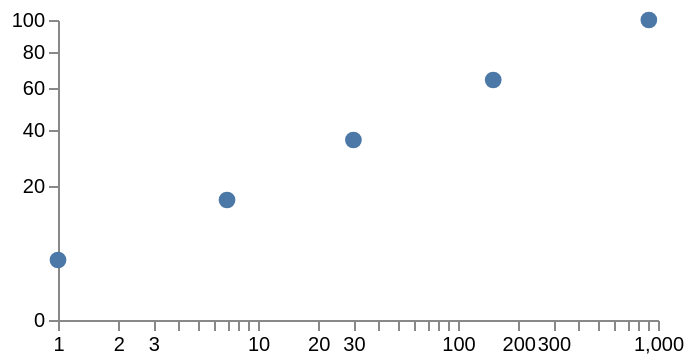

The Vega-Lite source for this figure:
### Vega specification from a JSON file in a GitHub repository (floating-point values rounded to 4 significant figures)
{"$schema": "https://vega.github.io/schema/vega/v6.json", "description": "Symbols over a logarithmic x scale and a sqrt y scale. The fourth differential fixture: the log axis exercises the tick algorithm's powers-and-multiples path, which is where a port most easily diverges.", "width": 300, "height": 150, "padding": 5, "data": [{"name": "points", "values": [{"n": 1, "m": 4}, {"n": 7, "m": 16}, {"n": 30, "m": 36}, {"n": 150, "m": 64}, {"n": 900, "m": 100}]}], "scales": [{"name": "x", "type": "log", "domain": [1, 1000], "range": "width"}, {"name": "y", "type": "sqrt", "domain": [0, 100], "range": "height"}], "axes": [{"orient": "bottom", "scale": "x"}, {"orient": "left", "scale": "y", "tickCount": 5}], "marks": [{"type": "symbol", "name": "dots", "from": {"data": "points"}, "encode": {"enter": {"x": {"scale": "x", "field": "n"}, "y": {"scale": "y", "field": "m"}, "size": {"value": 70}}}}]}
